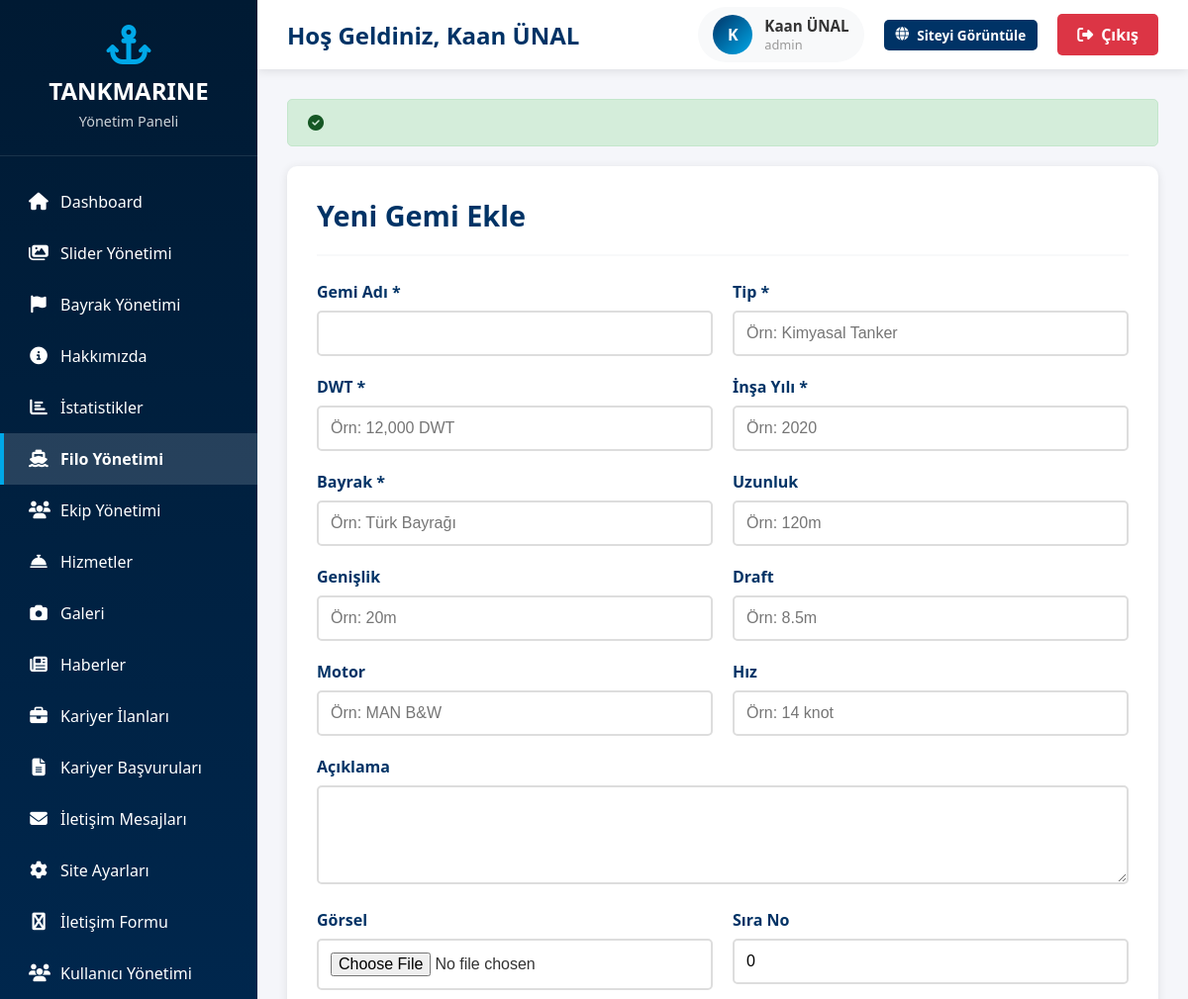
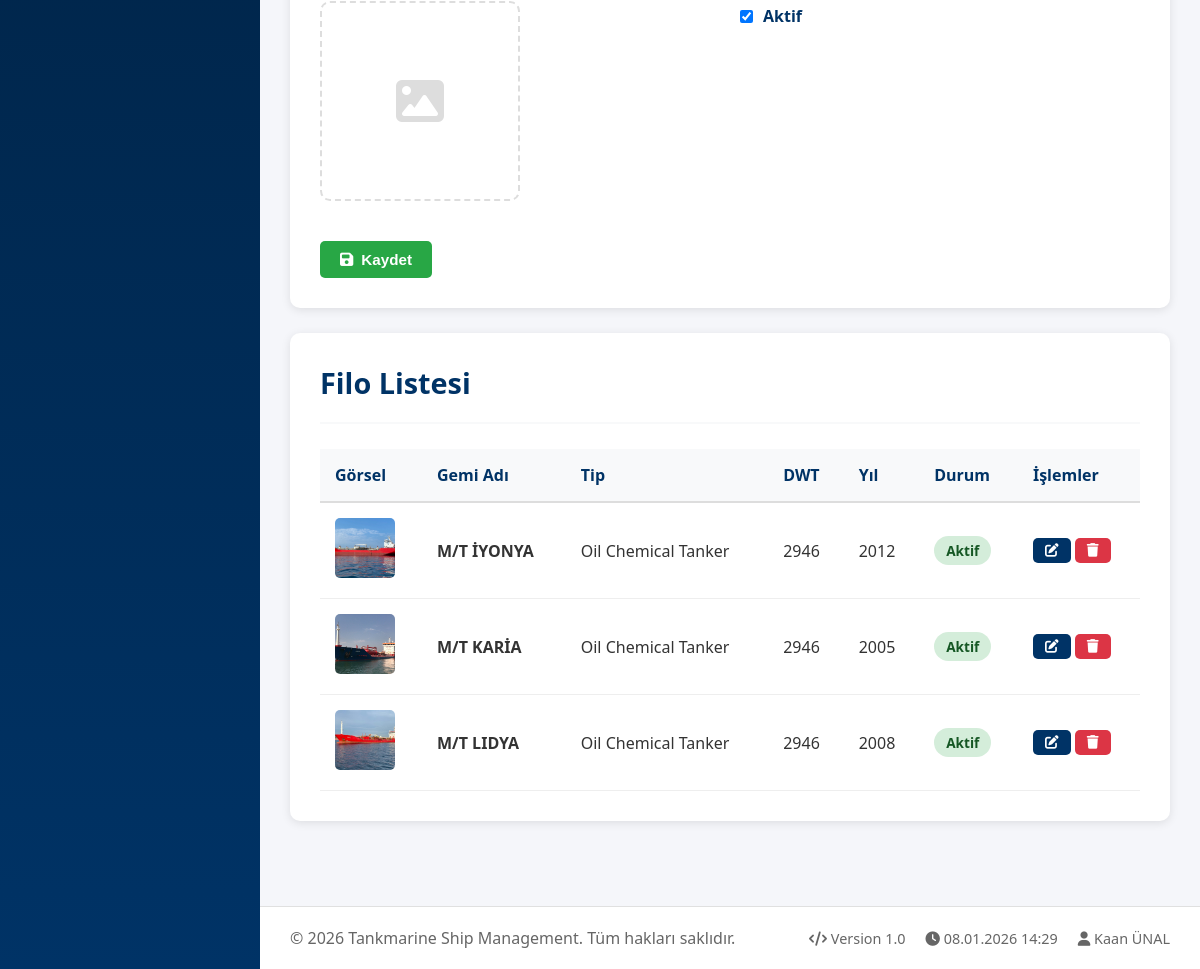
Page /admin/fleet.php (signed in) on the committed database (2 pictures, top to bottom).
### tables this page shows
CREATE TABLE `fleet` (
  `id` int(11) NOT NULL,
  `name` varchar(255) DEFAULT NULL,
  `type` varchar(100) DEFAULT NULL,
  `dwt` varchar(50) DEFAULT NULL,
  `built_year` varchar(10) DEFAULT NULL,
  `flag` varchar(100) DEFAULT NULL,
  `length` varchar(50) DEFAULT NULL,
  `beam` varchar(50) DEFAULT NULL,
  `draft` varchar(50) DEFAULT NULL,
  `engine` varchar(255) DEFAULT NULL,
  `speed` varchar(50) DEFAULT NULL,
  `description` text DEFAULT NULL,
  `image` varchar(255) DEFAULT NULL,
  `active` tinyint(1) DEFAULT 1,
  `sort_order` int(11) DEFAULT 0,
  `created_at` timestamp NOT NULL DEFAULT current_timestamp(),
  `updated_at` timestamp NOT NULL DEFAULT current_timestamp() ON UPDATE current_timestamp()
);

### config.php (called while the page is built, shortened)
<?php
try {
    $pdo = new PDO(
        "mysql:host=" . DB_HOST . ";dbname=" . DB_NAME . ";charset=utf8mb4",
        DB_USER,
        DB_PASS,
        [
            PDO::ATTR_ERRMODE => PDO::ERRMODE_EXCEPTION,
            PDO::ATTR_DEFAULT_FETCH_MODE => PDO::FETCH_ASSOC,
            PDO::ATTR_EMULATE_PREPARES => false
        ]
    );
} catch(PDOException $e) {
    die("Veritabanı bağlantı hatası: " . $e->getMessage());
}
function flash($key, $value = null) {
    if ($value === null) {
        if (isset($_SESSION['flash'][$key])) {
            $value = $_SESSION['flash'][$key];
            return $value;
        }
        return null;
    }
}
function isAdmin() {
    return isset($_SESSION['admin_id']);
}
function getAdmin() {
    global $pdo;
    $stmt = $pdo->prepare("SELECT * FROM admin_users WHERE id = ?");
    $stmt->execute([$_SESSION['admin_id']]);
    return $stmt->fetch();
}
?>

### admin/fleet.php (the view, shortened to what this page needs)
<?php
require_once 'header.php';
$edit_fleet = null;
$stmt = $pdo->query("SELECT * FROM fleet ORDER BY sort_order ASC, created_at DESC");
$fleet_list = $stmt->fetchAll();
?>
<?php if(flash('success')): ?>
<div class="alert alert-success">
    <i class="fas fa-check-circle"></i> <?php echo flash('success'); ?>
</div>
<?php endif; ?>
<div class="content-card">
    <div class="content-header">
        <h2><?php echo $edit_fleet ? 'Gemi Düzenle' : 'Yeni Gemi Ekle'; ?></h2>
    </div>
    <form method="POST" enctype="multipart/form-data">
        <div class="form-row">
            <div class="form-group">
                <label>Gemi Adı *</label>
                <input type="text" name="name" class="form-control" value="<?php echo $edit_fleet ? htmlspecialchars($edit_fleet['name']) : ''; ?>" required>
            </div>
            <div class="form-group">
                <label>Tip *</label>
                <input type="text" name="type" class="form-control" value="<?php echo $edit_fleet ? htmlspecialchars($edit_fleet['type']) : ''; ?>" required placeholder="Örn: Kimyasal Tanker">
            </div>
        </div>
        <div class="form-row">
            <div class="form-group">
                <label>DWT *</label>
                <input type="text" name="dwt" class="form-control" value="<?php echo $edit_fleet ? htmlspecialchars($edit_fleet['dwt']) : ''; ?>" required placeholder="Örn: 12,000 DWT">
            </div>
            <div class="form-group">
                <label>İnşa Yılı *</label>
                <input type="text" name="built_year" class="form-control" value="<?php echo $edit_fleet ? htmlspecialchars($edit_fleet['built_year']) : ''; ?>" required placeholder="Örn: 2020">
            </div>
        </div>
        <div class="form-row">
            <div class="form-group">
                <label>Bayrak *</label>
                <input type="text" name="flag" class="form-control" value="<?php echo $edit_fleet ? htmlspecialchars($edit_fleet['flag']) : ''; ?>" required placeholder="Örn: Türk Bayrağı">
            </div>
            <div class="form-group">
                <label>Uzunluk</label>
                <input type="text" name="length" class="form-control" value="<?php echo $edit_fleet ? htmlspecialchars($edit_fleet['length']) : ''; ?>" placeholder="Örn: 120m">
            </div>
        </div>
        <div class="form-row">
            <div class="form-group">
                <label>Genişlik</label>
                <input type="text" name="beam" class="form-control" value="<?php echo $edit_fleet ? htmlspecialchars($edit_fleet['beam']) : ''; ?>" placeholder="Örn: 20m">
            </div>
            <div class="form-group">
                <label>Draft</label>
                <input type="text" name="draft" class="form-control" value="<?php echo $edit_fleet ? htmlspecialchars($edit_fleet['draft']) : ''; ?>" placeholder="Örn: 8.5m">
            </div>
        </div>
        <div class="form-row">
            <div class="form-group">
                <label>Motor</label>
                <input type="text" name="engine" class="form-control" value="<?php echo $edit_fleet ? htmlspecialchars($edit_fleet['engine']) : ''; ?>" placeholder="Örn: MAN B&W">
            </div>
            <div class="form-group">
                <label>Hız</label>
                <input type="text" name="speed" class="form-control" value="<?php echo $edit_fleet ? htmlspecialchars($edit_fleet['speed']) : ''; ?>" placeholder="Örn: 14 knot">
            </div>
        </div>
        <div class="form-group">
            <label>Açıklama</label>
            <textarea name="description" class="form-control" rows="4"><?php echo $edit_fleet ? htmlspecialchars($edit_fleet['description']) : ''; ?></textarea>
        </div>
        <div class="form-row">
            <div class="form-group">
                <label>Görsel</label>
                <input type="file" name="image" class="form-control" accept="image/*" onchange="previewImage(this, 'imagePreview')">
                <div class="image-preview" id="imagePreview">
                    <?php if($edit_fleet && $edit_fleet['image']): ?>
                    <img src="<?php echo UPLOAD_URL . $edit_fleet['image']; ?>" alt="">
                    <?php else: ?>
                    <i class="fas fa-image" style="font-size: 3rem; color: #ddd;"></i>
                    <?php endif; ?>
                </div>
            </div>
            <div>
                <div class="form-group">
                    <label>Sıra No</label>
                    <input type="number" name="sort_order" class="form-control" value="<?php echo $edit_fleet ? $edit_fleet['sort_order'] : '0'; ?>" min="0">
                </div>
                <div class="form-group">
                    <label style="display: flex; align-items: center; gap: 10px; cursor: pointer;">
                        <input type="checkbox" name="active" value="1" <?php echo (!$edit_fleet || $edit_fleet['active']) ? 'checked' : ''; ?>>
                        <span>Aktif</span>
                    </label>
                </div>
            </div>
        </div>
        <div style="display: flex; gap: 10px; margin-top: 20px;">
            <button type="submit" class="btn btn-success">
                <i class="fas fa-save"></i> <?php echo $edit_fleet ? 'Güncelle' : 'Kaydet'; ?>
            </button>
        </div>
    </form>
</div>
<div class="content-card">
    <div class="content-header">
        <h2>Filo Listesi</h2>
    </div>
    <?php if(count($fleet_list) > 0): ?>
    <table class="data-table">
        <thead>
            <tr>
                <th>Görsel</th>
                <th>Gemi Adı</th>
                <th>Tip</th>
                <th>DWT</th>
                <th>Yıl</th>
                <th>Durum</th>
                <th>İşlemler</th>
            </tr>
        </thead>
        <tbody>
            <?php foreach($fleet_list as $ship): ?>
            <tr>
                <td>
                    <?php if($ship['image']): ?>
                    <img src="<?php echo UPLOAD_URL . $ship['image']; ?>" alt="">
                    <?php else: ?>
                    <div style="width: 60px; height: 60px; background: var(--light); border-radius: 5px; display: flex; align-items: center; justify-content: center;">
                        <i class="fas fa-ship" style="font-size: 1.5rem; color: #999;"></i>
                    </div>
                    <?php endif; ?>
                </td>
                <td><strong><?php echo htmlspecialchars($ship['name']); ?></strong></td>
                <td><?php echo htmlspecialchars($ship['type']); ?></td>
                <td><?php echo htmlspecialchars($ship['dwt']); ?></td>
                <td><?php echo htmlspecialchars($ship['built_year']); ?></td>
                <td>
                    <span class="badge badge-<?php echo $ship['active'] ? 'success' : 'danger'; ?>">
                        <?php echo $ship['active'] ? 'Aktif' : 'Pasif'; ?>
                    </span>
                </td>
                <td>
                    <a href="fleet.php?edit=<?php echo $ship['id']; ?>" class="btn btn-primary btn-sm">
                        <i class="fas fa-edit"></i>
                    </a>
                    <a href="fleet.php?delete=<?php echo $ship['id']; ?>" class="btn btn-danger btn-sm" onclick="return confirmDelete()">
                        <i class="fas fa-trash"></i>
                    </a>
                </td>
            </tr>
            <?php endforeach; ?>
        </tbody>
    </table>
    <?php else: ?>
    <p style="text-align: center; color: #999; padding: 40px;">Henüz gemi eklenmemiş</p>
    <?php endif; ?>
</div>
<?php require_once 'footer.php'; ?>

### admin/header.php (shortened to what this page needs)
<?php
require_once '../config.php';
$admin = getAdmin();
$current_page = basename($_SERVER['PHP_SELF'], '.php');
?><!DOCTYPE html>
<html lang="tr">
<head>
    <link rel="stylesheet" href="https://cdnjs.cloudflare.com/ajax/libs/font-awesome/6.4.0/css/all.min.css">
</head>
<body>
    <div class="sidebar">
        <div class="sidebar-logo">
            <i class="fas fa-anchor"></i>
            <h1>TANKMARINE</h1>
            <p>Yönetim Paneli</p>
        </div>
        <nav class="sidebar-menu">
            <a href="index.php" class="menu-item <?php echo $current_page == 'index' ? 'active' : ''; ?>">
                <i class="fas fa-home"></i>
                <span>Dashboard</span>
            </a>
            <a href="sliders.php" class="menu-item <?php echo $current_page == 'sliders' ? 'active' : ''; ?>">
                <i class="fas fa-images"></i>
                <span>Slider Yönetimi</span>
            </a>
            <a href="flags.php" class="menu-item <?php echo $current_page == 'flags' ? 'active' : ''; ?>">
                <i class="fas fa-flag"></i>
                <span>Bayrak Yönetimi</span>
            </a>
            <a href="about.php" class="menu-item <?php echo $current_page == 'about' ? 'active' : ''; ?>">
                <i class="fas fa-info-circle"></i>
                <span>Hakkımızda</span>
            </a>
            <a href="statistics.php" class="menu-item <?php echo $current_page == 'statistics' ? 'active' : ''; ?>">
                <i class="fas fa-chart-bar"></i>
                <span>İstatistikler</span>
            </a>
            <a href="fleet.php" class="menu-item <?php echo $current_page == 'fleet' ? 'active' : ''; ?>">
                <i class="fas fa-ship"></i>
                <span>Filo Yönetimi</span>
            </a>
            <a href="team.php" class="menu-item <?php echo $current_page == 'team' ? 'active' : ''; ?>">
                <i class="fas fa-users"></i>
                <span>Ekip Yönetimi</span>
            </a>
            <a href="services.php" class="menu-item <?php echo $current_page == 'services' ? 'active' : ''; ?>">
                <i class="fas fa-concierge-bell"></i>
                <span>Hizmetler</span>
            </a>
            <a href="gallery.php" class="menu-item <?php echo $current_page == 'gallery' ? 'active' : ''; ?>">
                <i class="fas fa-camera"></i>
                <span>Galeri</span>
            </a>
            <a href="news.php" class="menu-item <?php echo $current_page == 'news' ? 'active' : ''; ?>">
                <i class="fas fa-newspaper"></i>
                <span>Haberler</span>
            </a>
            <a href="careers.php" class="menu-item <?php echo $current_page == 'careers' ? 'active' : ''; ?>">
                <i class="fas fa-briefcase"></i>
                <span>Kariyer İlanları</span>
            </a>
            <a href="applications.php" class="menu-item <?php echo $current_page == 'applications' ? 'active' : ''; ?>">
                <i class="fas fa-file-alt"></i>
                <span>Kariyer Başvuruları</span>
            </a>
            <a href="messages.php" class="menu-item <?php echo $current_page == 'messages' ? 'active' : ''; ?>">
                <i class="fas fa-envelope"></i>
                <span>İletişim Mesajları</span>
            </a>
            <a href="settings.php" class="menu-item <?php echo $current_page == 'settings' ? 'active' : ''; ?>">
                <i class="fas fa-cog"></i>
                <span>Site Ayarları</span>
            </a>
            <a href="contact-fields.php" class="menu-item <?php echo $current_page == 'contact-fields' ? 'active' : ''; ?>">
                <i class="fas fa-wpforms"></i>
                <span>İletişim Formu</span>
                            <a href="users.php" class="menu-item <?php echo $current_page == 'admin_users   ' ? 'active' : ''; ?>">
                <i class="fas fa-users"></i>
                <span>Kullanıcı Yönetimi</span>
            </a>
            </a>
        </nav>
    </div>
    <div class="top-header">
        <div class="header-left">
            <h2>Hoş Geldiniz, <?php echo htmlspecialchars($admin['full_name']); ?></h2>
        </div>
        <div class="header-right">
            <div class="user-info">
                <div class="user-avatar">
                    <?php echo strtoupper(substr($admin['full_name'], 0, 1)); ?>
                </div>
                <div>
                    <div style="font-weight: 600; font-size: 0.95rem;">
                        <?php echo htmlspecialchars($admin['full_name']); ?>
                    </div>
                    <div style="font-size: 0.8rem; color: #999;">
                        <?php echo htmlspecialchars($admin['role']); ?>
                    </div>
                </div>
            </div>
            <a href="<?php echo SITE_URL; ?>" target="_blank" class="btn btn-primary btn-sm">
                <i class="fas fa-globe"></i> Siteyi Görüntüle
            </a>
            <a href="logout.php" class="logout-btn">
                <i class="fas fa-sign-out-alt"></i> Çıkış
            </a>
        </div>
    </div>
    <div class="main-content">

### admin/footer.php (shortened to what this page needs)
</div>
    <footer style="margin-left: var(--sidebar-width); padding: 20px 30px; background: white; border-top: 1px solid #e0e0e0; margin-top: 30px;">
        <div style="display: flex; justify-content: space-between; align-items: center; color: #666;">
            <div>
                &copy; <?php echo date('Y'); ?> Tankmarine Ship Management. Tüm hakları saklıdır.
            </div>
            <div style="display: flex; gap: 20px; font-size: 0.9rem;">
                <span><i class="fas fa-code"></i> Version 1.0</span>
                <span><i class="fas fa-clock"></i> <?php echo date('d.m.Y H:i'); ?></span>
                <span><i class="fas fa-user"></i> <?php echo htmlspecialchars($admin['username']); ?></span>
            </div>
        </div>
    </footer>
</body>
</html>

### rows in the picture
fleet: image (picture), name "M/T İYONYA", type "Oil Chemical Tanker", dwt "2946", built_year "2012", active "Aktif"
fleet: image (picture), name "M/T KARİA", type "Oil Chemical Tanker", dwt "2946", built_year "2005", active "Aktif"
fleet: image (picture), name "M/T LIDYA", type "Oil Chemical Tanker", dwt "2946", built_year "2008", active "Aktif"

### other values in the picture
$admin['full_name'] "Kaan ÜNAL"
substr($admin['full_name'], 0, 1) "K"
$admin['role'] "admin"
$admin['username'] "Kaan ÜNAL"
